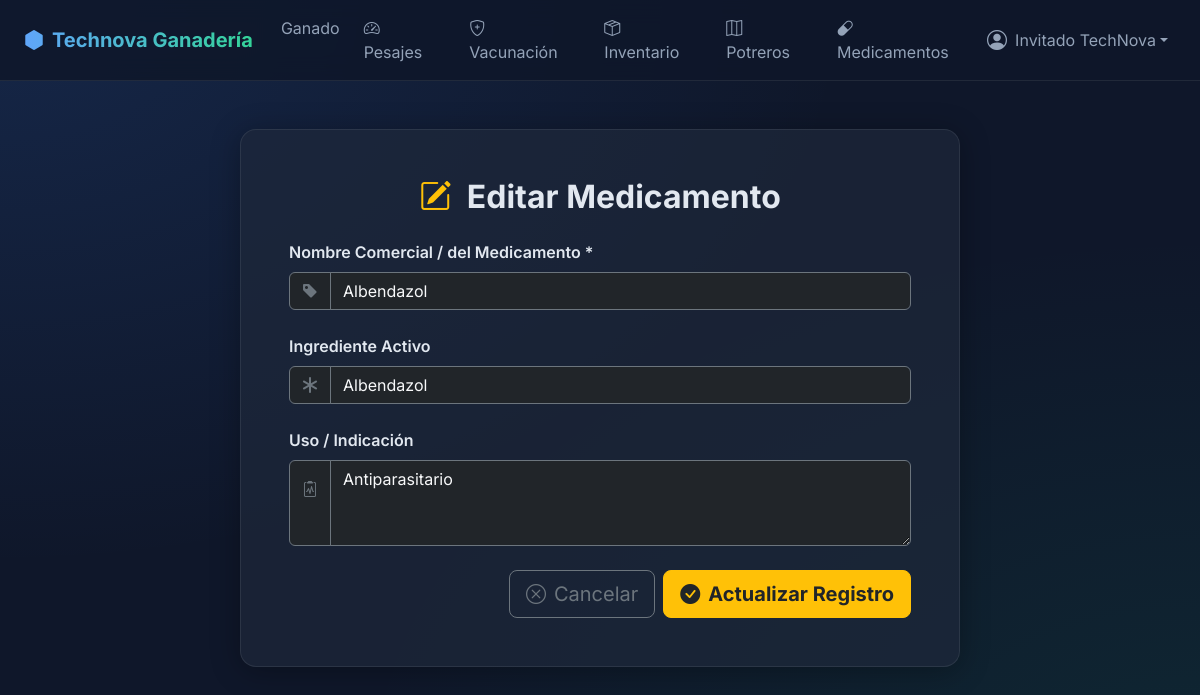
Page /medicamentos/update/2 (signed in) on the committed database.
### tables this page shows
CREATE TABLE medicamentos (
            id INTEGER PRIMARY KEY AUTOINCREMENT,
            nombre TEXT UNIQUE NOT NULL,
            ingrediente_activo TEXT,
            uso TEXT
        );

### app.py (the view, shortened to what this page needs)
@app.route('/medicamentos/update/<int:id>', methods=['GET','POST'])
@login_required
def medicamentos_update(id):
    conn = get_db_connection()
    med = conn.execute('SELECT * FROM medicamentos WHERE id=?', (id,)).fetchone()
    if not med:
        conn.close()
        flash('Registro no encontrado.', 'warning')
        return redirect(url_for('medicamentos_list'))
    conn.close()
    return render_template('medicamentos/update.html', med=med)

### app.py (called while the page is built)
def get_db_connection():
    for _ in range(5):
        try:
            conn = sqlite3.connect(DB_NAME, timeout=10, check_same_thread=False)
            conn.row_factory = sqlite3.Row
            return conn
        except sqlite3.OperationalError as e:
            if "database is locked" in str(e):
                time.sleep(0.2)
            else:
                raise
    raise Exception("No se pudo establecer conexión con la base de datos después de varios intentos.")

def login_required(f):
    @wraps(f)
    def decorated_function(*args, **kwargs):
        if 'user_id' not in session:
            flash('Debes iniciar sesión para acceder a esta página.', 'warning')
            return redirect(url_for('login'))
        return f(*args, **kwargs)
    return decorated_function

@app.context_processor
def inject_helpers():
    return dict(
        format_number=format_number,
        now=datetime.datetime.now,
        current_user=session.get('username', ''),
        current_user_id=session.get('user_id'),
        current_user_name=session.get('nombre_completo', '')
    )

### templates/medicamentos/update.html (shortened to what this page needs)
{% extends "base.html" %}
{% block content %}
<div class="container py-4 animate-fade-in">
  <div class="row justify-content-center">
    <div class="col-lg-8">
      <div class="glass-card p-4 p-md-5">
        <h2 class="mb-4 fw-bold text-center">
          <i class="bi bi-pencil-square text-warning me-2"></i> Editar Medicamento
        </h2>
        <form method="POST" action="{{ url_for('medicamentos_update', id=med['id']) }}">
          <div class="row g-4">
            <div class="col-12">
              <label for="nombre" class="form-label fw-semibold">Nombre Comercial / del Medicamento *</label>
              <div class="input-group">
                <span class="input-group-text bg-dark border-secondary text-secondary">
                  <i class="bi bi-tag-fill"></i>
                </span>
                <input type="text" class="form-control bg-dark text-light border-secondary" id="nombre" name="nombre" value="{{ med['nombre'] }}" required>
              </div>
            </div>
            <div class="col-12">
              <label for="ingrediente_activo" class="form-label fw-semibold">Ingrediente Activo</label>
              <div class="input-group">
                <span class="input-group-text bg-dark border-secondary text-secondary">
                  <i class="bi bi-asterisk"></i>
                </span>
                <input type="text" class="form-control bg-dark text-light border-secondary" id="ingrediente_activo" name="ingrediente_activo" value="{{ med['ingrediente_activo'] }}">
              </div>
            </div>
            <div class="col-12">
              <label for="uso" class="form-label fw-semibold">Uso / Indicación</label>
              <div class="input-group">
                <span class="input-group-text bg-dark border-secondary text-secondary align-items-start pt-3">
                  <i class="bi bi-clipboard2-pulse"></i>
                </span>
                <textarea class="form-control bg-dark text-light border-secondary" id="uso" name="uso" rows="3">{{ med['uso'] }}</textarea>
              </div>
            </div>
            <div class="col-12 d-flex align-items-end">
              <div class="w-100">
                <div class="d-grid gap-2 d-md-flex justify-content-md-end">
                  <a href="{{ url_for('medicamentos_list') }}" class="btn btn-outline-secondary btn-lg">
                    <i class="bi bi-x-circle me-2"></i>Cancelar
                  </a>
                  <button type="submit" class="btn btn-warning btn-lg text-dark fw-bold">
                    <i class="bi bi-check-circle-fill me-2"></i>Actualizar Registro
                  </button>
                </div>
              </div>
            </div>
          </div>
        </form>
      </div>
    </div>
  </div>
</div>
{% endblock %}

### templates/base.html (style rules this page uses)
:root { --bg-dark: #0f172a; --bg-card: rgba(30, 41, 59, 0.7); --glass-border: rgba(255, 255, 255, 0.08); }
body { font-family: 'Inter', sans-serif; background-color: var(--bg-dark); background-image: radial-gradient(at 0% 0%, rgba(59, 130, 246, 0.15) 0px, transparent 50%), radial-gradient(at 100% 100%, rgba(16, 185, 129, 0.1) 0px, transparent 50%); background-attachment: fixed; color: #e2e8f0; min-height: 100vh; }
.glass-card { background: var(--bg-card); backdrop-filter: blur(16px); border: 1px solid var(--glass-border); border-radius: 16px; box-shadow: 0 4px 30px rgba(0, 0, 0, 0.3); }
.form-control, .form-select { background-color: rgba(15, 23, 42, 0.6); border: 1px solid rgba(255, 255, 255, 0.1); color: #e2e8f0; }
.animate-fade-in { animation: fadeInUp 0.6s ease-out forwards; }

### rows in the picture
medicamentos: nombre "Albendazol", ingrediente_activo "Albendazol", uso "Antiparasitario"

### other values in the picture
{{ current_user_name or current_user }} "Invitado TechNova"
